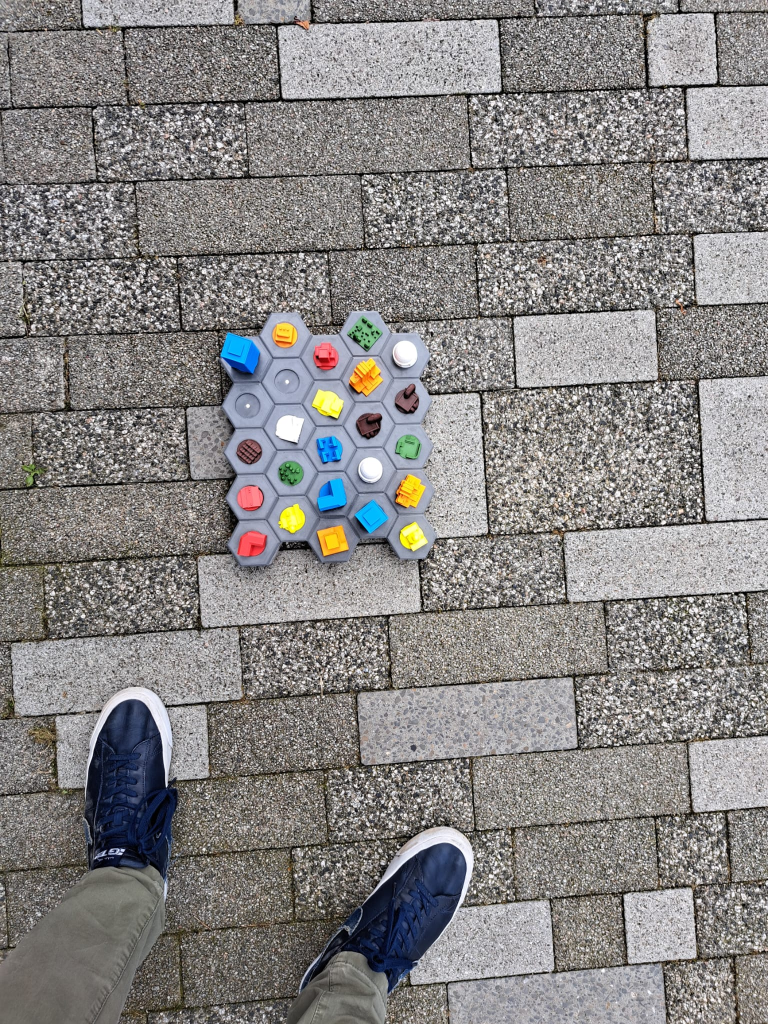
#> input picture resources/testing/8.jpeg, 1536 x 2048 px (shown at 1/2 size)
$ python test2.py
#> lines starting #> are read from the running program, lines starting #| are printed output that depends on the picture; after the words box and inside, x2 and y2 are one past the last pixel; in counts of white or black regions, pixels touching at a corner belong together
#> further down, img is the input picture: shape (2048, 1536, 3); mean B, G, R 131.9, 132.8, 135.2
import cv2
import numpy as np
from digital_grid_builder import build_hexagon_grid
import matplotlib.pyplot as plt

def show_image(img):
    img_copy = img.copy()
    resized = resize_img(img_copy)
    cv2.imshow('shapes', resized)
    cv2.waitKey(0)
    cv2.destroyAllWindows()

def resize_img(raw_img, target_size = 800):
   h, w = raw_img.shape[:2]
   ratio = min(target_size / w, target_size / h)
   resized = cv2.resize(raw_img, (int(w * ratio), int(h * ratio)))
   return resized

# [9 lines of commented-out code are left out]

def get_color_mask(img, low, high):
    blur = cv2.blur(img, (5,5))
    blur0 = cv2.medianBlur(blur,5)
    blur1 = cv2.GaussianBlur(blur0,(5,5),0)
    blur2 = cv2.bilateralFilter(blur1,9,75,75)
    hsv = cv2.cvtColor(blur2, cv2.COLOR_BGR2HSV)
#> hsv: shape (2048, 1536, 3); mean H, S, V 52.7, 21.4, 138.6
    mask = cv2.inRange(hsv, low, high)
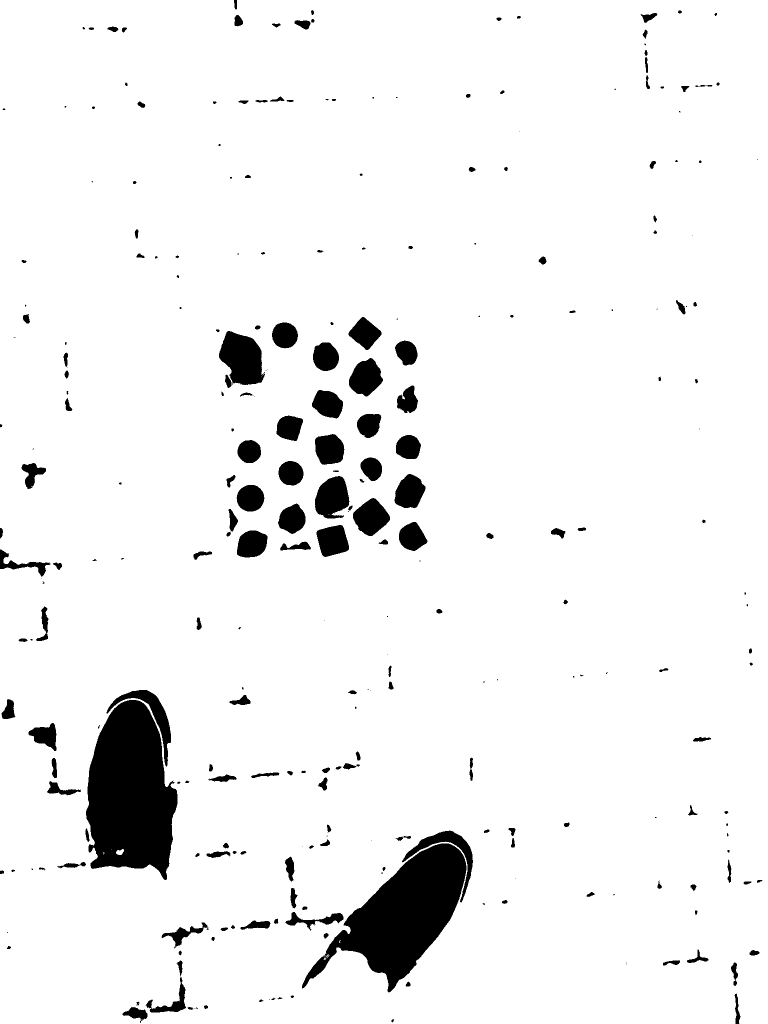
#> mask: shape (2048, 1536) (shown at 1/2 size); 94.1% white; 288 black regions (84 under 20 px), largest, box (x1, y1, x2, y2) and area: (172, 1400, 355, 1760) 47436, (604, 1687, 933, 1985) 41232, (438, 662, 530, 770) 6885
    return mask

def extract_color(img, low, high):
    color_mask = get_color_mask(img, low, high)
    color_only = cv2.bitwise_and(img, img, mask=color_mask)
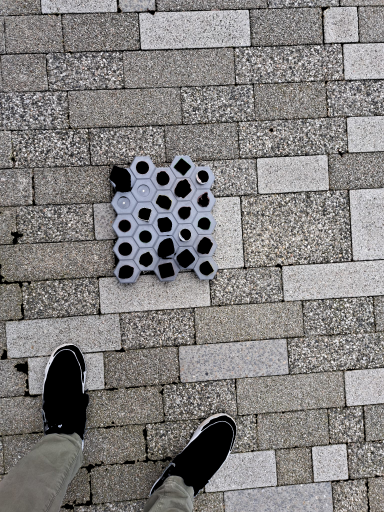
#> color_only: shape (2048, 1536, 3) (shown at 1/4 size); mean B, G, R 126.7, 127.7, 130.4

    inverted_color_mask = cv2.bitwise_not(color_mask)
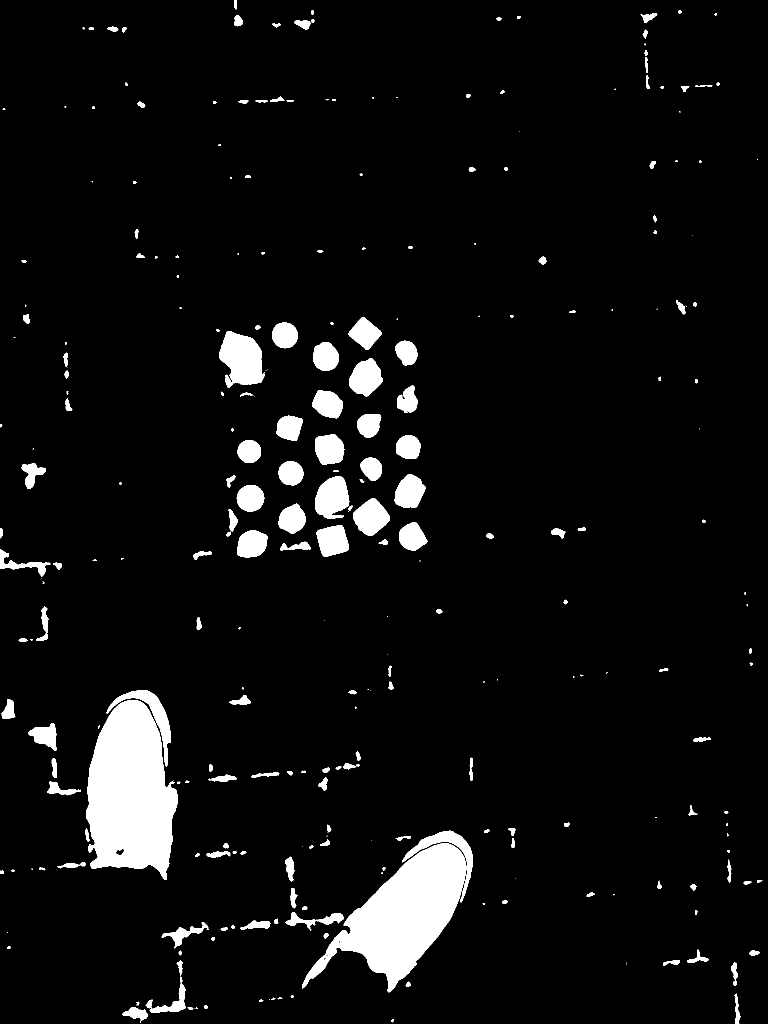
#> inverted_color_mask: shape (2048, 1536) (shown at 1/2 size); 5.9% white; 288 white regions (84 under 20 px), largest, box (x1, y1, x2, y2) and area: (172, 1400, 355, 1760) 47436, (604, 1687, 933, 1985) 41232, (438, 662, 530, 770) 6885
    removed_color = cv2.bitwise_and(img, img, mask=inverted_color_mask)

    # show_image(color_only)
    return color_only, removed_color

def find_contours(img):
    img_copy = img.copy()
    gray = cv2.cvtColor(img, cv2.COLOR_BGR2GRAY)
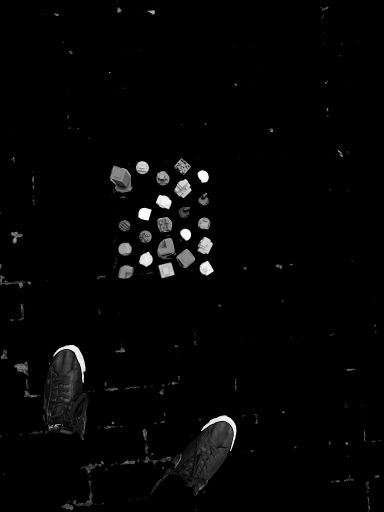
#> gray: shape (2048, 1536) (shown at 1/4 size); min 0, max 255, mean 5
    _, binary_image = cv2.threshold(gray, 1, 255, cv2.THRESH_BINARY)
#> binary_image: shape (2048, 1536); 5.9% white; 336 white regions (138 under 20 px)
    contours, _ = cv2.findContours(binary_image, cv2.RETR_TREE, cv2.CHAIN_APPROX_SIMPLE)
#> contours = 778 contours, 604 with area under 20; largest, box (x1, y1, x2, y2) and area: (172, 1400, 355, 1760) 46920, (604, 1687, 933, 1985) 40696, (438, 662, 530, 770) 6730, (630, 952, 699, 1037) 4156, (706, 996, 780, 1072) 3517

    shapes = {}
    for contour in contours:
        area = cv2.contourArea(contour)
        _,_,w,h = cv2.boundingRect(contour)
        bounding_area = w * h
        max_ratio = 4
        if 1000 <= area <= 8000 and bounding_area < max_ratio * area:
            M = cv2.moments(contour)
            if M['m00'] != 0.0:
                x = int(M['m10']/M['m00'])
                y = int(M['m01']/M['m00'])
            coordinates = (x, y)
            cv2.putText(img_copy, str(coordinates), coordinates, cv2.FONT_HERSHEY_COMPLEX_SMALL, 0.5, (0, 0, 0), 1)
            cv2.drawContours(img_copy, [contour], 0, (0, 0, 255), 2)
            shapes[coordinates] = []
#> this loop made 778 passes
#> (area, w, h, bounding_area, x, y) on passes 50, 238, 462, 466, 467, 493, 494, 496: (1242.5, 116, 37, 4292, 630, 1839), (1688, 56, 56, 3136, 89, 1471), (2545, 61, 54, 3294, 503, 1087), (2971.5, 65, 64, 4160, 664, 1081), (2181.5, 57, 58, 3306, 823, 1073), (2251.5, 55, 61, 3355, 584, 1037), (3517, 74, 76, 5624, 741, 1034), (2238.5, 56, 53, 2968, 500, 996)
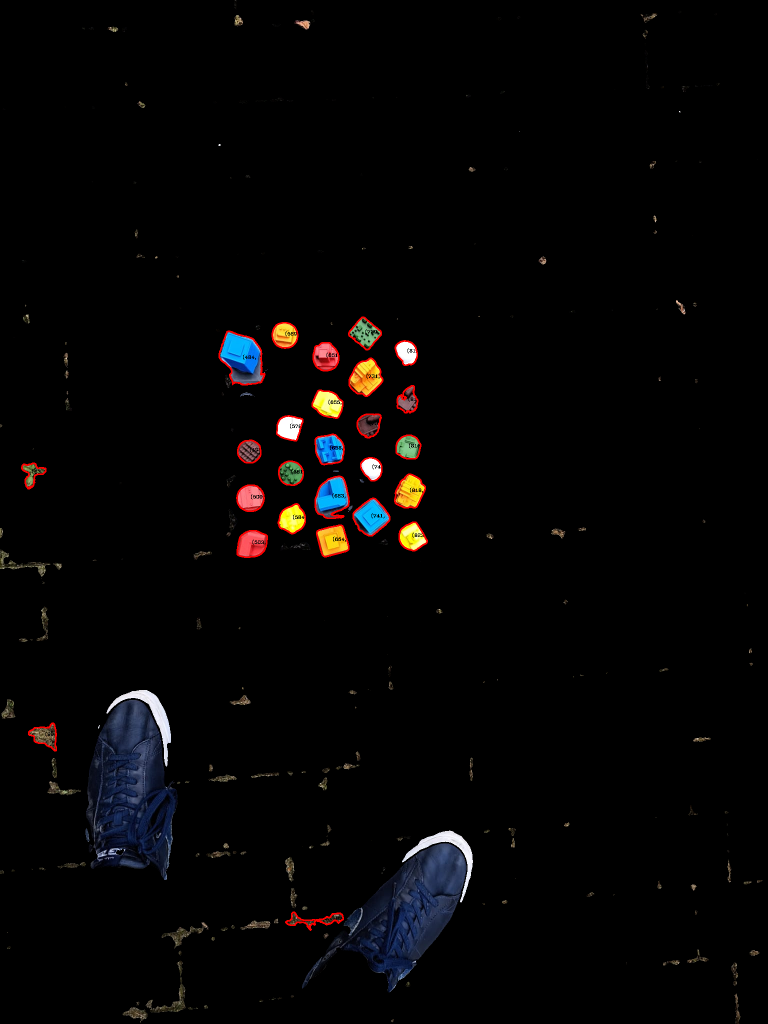
#> img_copy: shape (2048, 1536, 3) (shown at 1/2 size); mean B, G, R 4.7, 4.6, 5.6
#> after the loop, shapes = 26 items
    show_image(img_copy)
#> in resize_img, `resized = cv2.resize(raw_img, (int(w * ratio), int(h * ratio)))`:
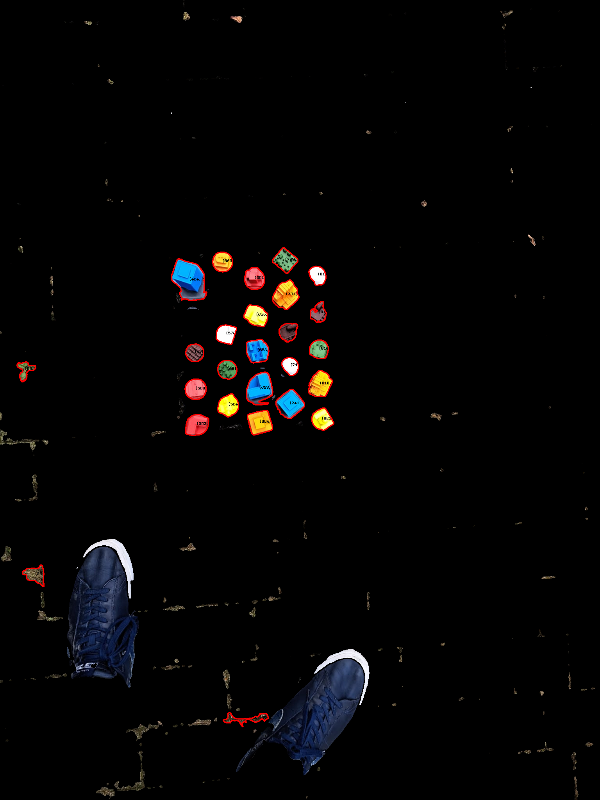
#> resized: shape (800, 600, 3); mean B, G, R 4.7, 4.6, 5.6
    return shapes, img_copy


# [15 lines left out: function plot_coords, not called in this run]

img = cv2.imread('resources/testing/8.jpeg')
img_copy = img.copy()

only_gray, img_copy = extract_color(img_copy, np.array([0, 0, 40]), np.array([180, 60, 230]))
# [8 lines of commented-out code are left out]
shapes, contour_image = find_contours(img_copy)
#> shapes = 26 items
# [10 lines of commented-out code are left out]

$ run again, with resources/testing/0.jpeg copied over resources/testing/8.jpeg
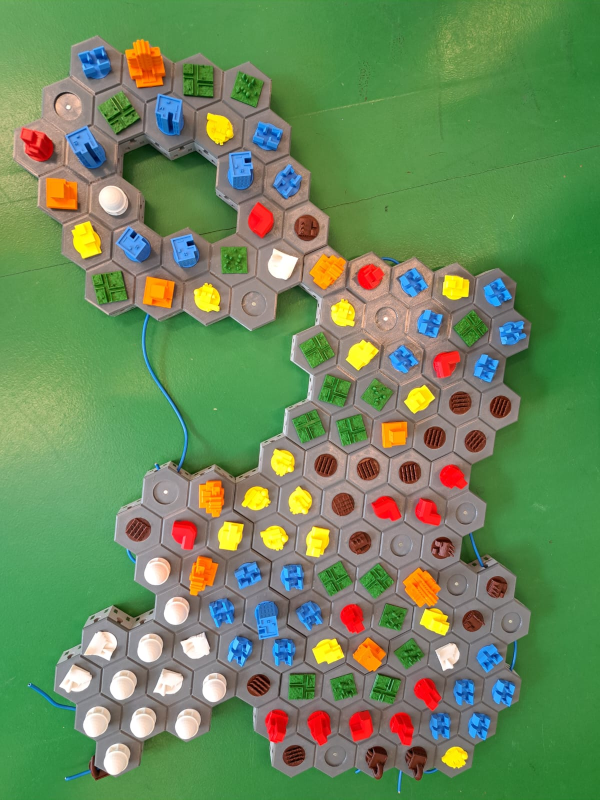
#> input picture resources/testing/0.jpeg, 1200 x 1600 px (shown at 1/2 size)
#> img is the input picture: shape (1600, 1200, 3); mean B, G, R 91.7, 137.3, 107.7
#> hsv: shape (1600, 1200, 3); mean H, S, V 52.7, 109.4, 150.4
#> mask: shape (1600, 1200); 24.4% white; 47 white regions (33 under 20 px), largest, box (x1, y1, x2, y2) and area: (54, 72, 1061, 1554) 462510, (27, 256, 113, 361) 2024, (352, 107, 424, 139) 880
#> binary_image: shape (1600, 1200); 75.6% white; 48 black regions (34 under 20 px)
#> contours = 305 contours, 181 with area under 20; largest, box (x1, y1, x2, y2) and area: (0, 0, 1200, 1600) 1917201, (53, 71, 1062, 1555) 753092, (216, 287, 499, 548) 37394, (282, 547, 450, 628) 8941, (803, 1132, 907, 1273) 7818
#> the loop in find_contours, `for contour in contours:` made 305 passes
#> (area, w, h, bounding_area, x, y) on passes 42, 43, 114, 117, 118, 131, 134, 136: (3013.5, 69, 69, 4761, 823, 566), (2033, 57, 57, 3249, 824, 565), (1379, 42, 48, 2016, 227, 1522), (2146.5, 62, 50, 3100, 910, 1514), (1512.5, 46, 43, 1978, 587, 1511), (1393, 42, 46, 1932, 280, 1449), (2070, 46, 57, 2622, 880, 1451), (1441.5, 43, 53, 2279, 371, 1451)
#> after the loop in find_contours, `for contour in contours:`:
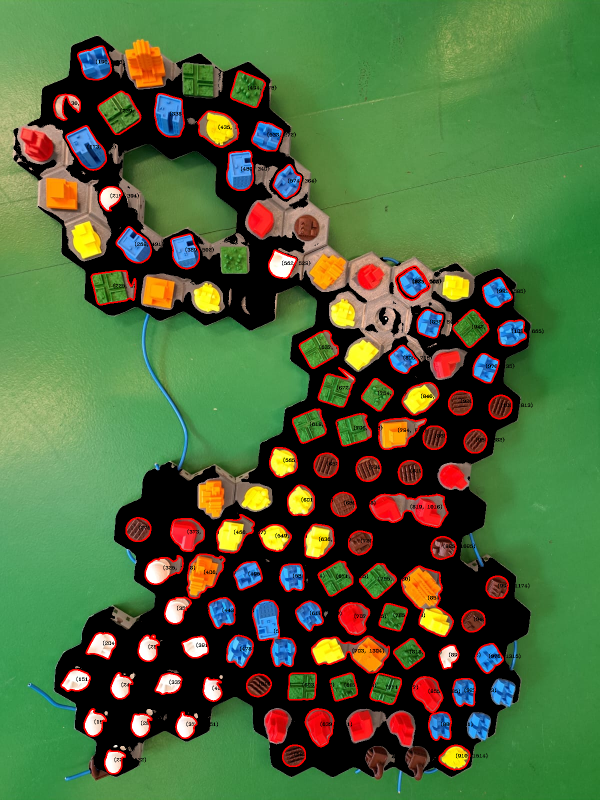
#> img_copy: shape (1600, 1200, 3) (shown at 1/2 size); mean B, G, R 57.8, 102.4, 78.2
#> after the loop in find_contours, `for contour in contours:`: shapes = 89 items
#> in resize_img, `resized = cv2.resize(raw_img, (int(w * ratio), int(h * ratio)))`:
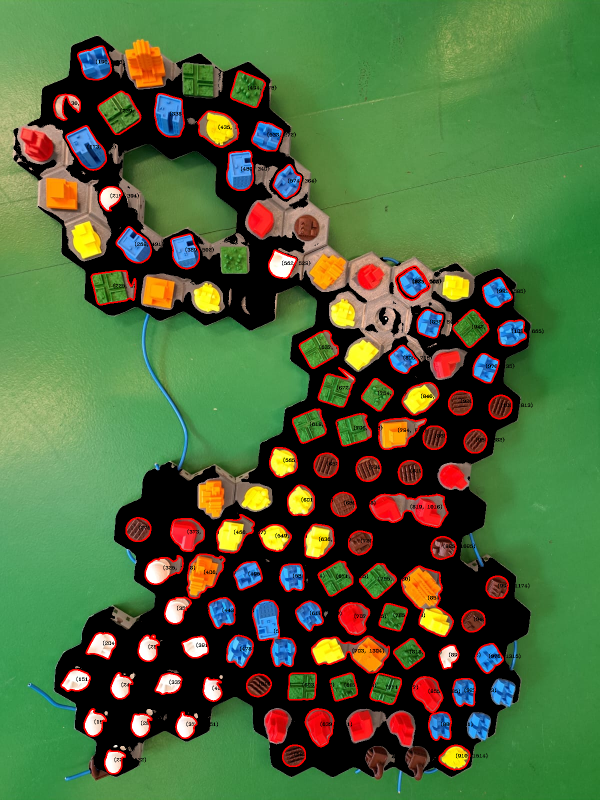
#> resized: shape (800, 600, 3); mean B, G, R 57.9, 102.5, 78.3
